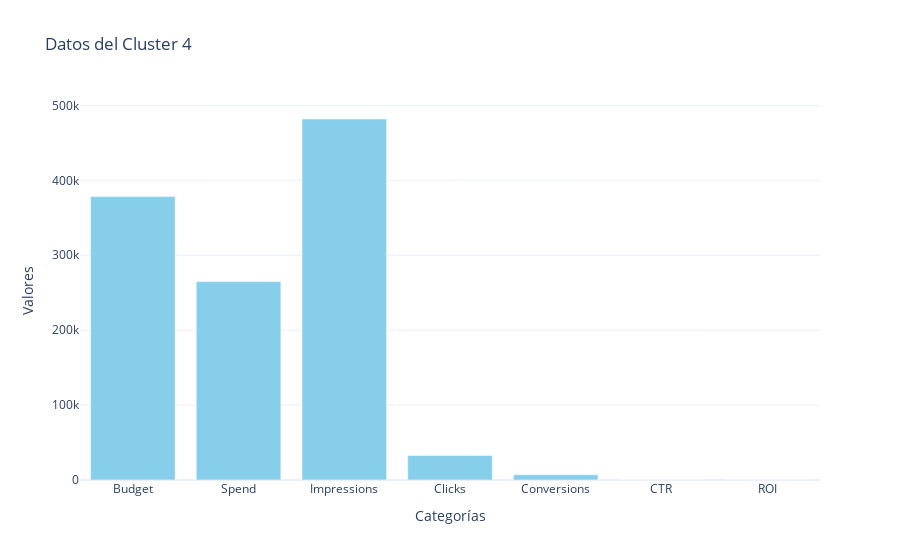

Here is the notebook cell this chart was saved with:
### Markdown cell above
6. Visualización de Datos

- Utiliza **Matplotlib** y **Seaborn** para crear visualizaciones estáticas.
- Utiliza **Plotly** para crear visualizaciones interactivas.
- Algunas visualizaciones sugeridas:
  - **Gráficos de barras**: Ingresos por canal, ROI por categoría de producto.
  - **Mapas geográficos**: Rendimiento por región.
  - **Series temporales**: Tendencias de impresiones y clics a lo largo del tiempo.

### Code cell
cluster_4_data = {
    'Budget': 378353.83,
    'Spend': 264907.70,
    'Impressions': 481920.99,
    'Clicks': 32778.15,
    'Conversions': 7036.76,
    'CTR': 0.55,
    'ROI': 3.30
}

categories = list(cluster_4_data.keys())
values = list(cluster_4_data.values())

# Crear gráfico de barras
fig = go.Figure(data=[go.Bar(x=categories, y=values, marker_color='skyblue')])
fig.update_layout(title='Datos del Cluster 4',
                  xaxis_title='Categorías',
                  yaxis_title='Valores',
                  template='plotly_white')

# Mostrar gráfico
fig.show()

### Figure 1 — Plotly figure (JSON) as saved in the notebook; plotly's stock layout.template omitted (floating-point values rounded to 4 significant figures)
{"data": [{"marker": {"color": "skyblue"}, "type": "bar", "x": ["Budget", "Spend", "Impressions", "Clicks", "Conversions", "CTR", "ROI"], "y": [378400.0, 264900.0, 481900.0, 32780.0, 7037.0, 0.55, 3.3]}], "layout": {"title": {"text": "Datos del Cluster 4"}, "xaxis": {"title": {"text": "Categorías"}}, "yaxis": {"title": {"text": "Valores"}}}}
